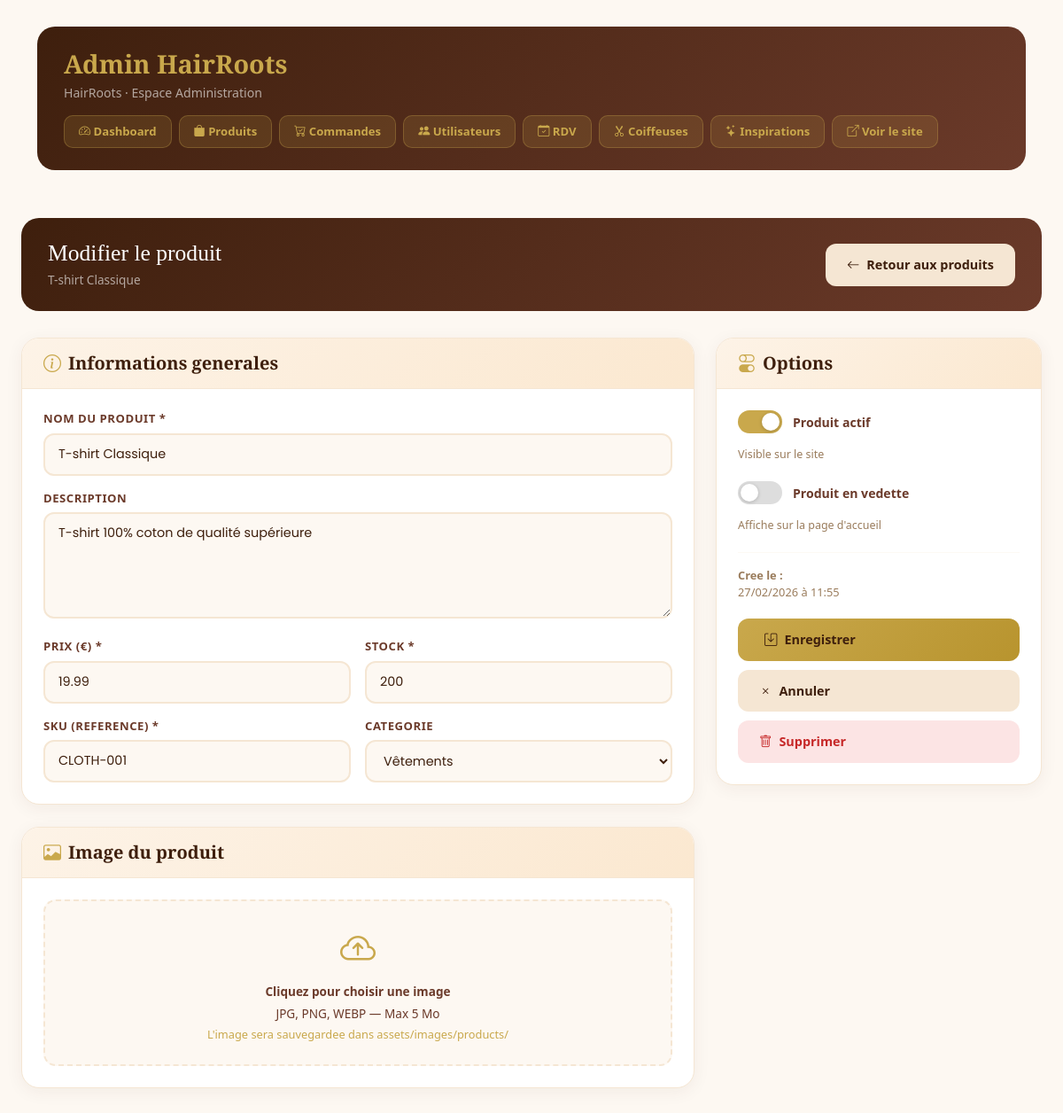
Screenshot of /admin/edit-products.php?id=3 (signed in) with the database file from the repository.
### tables this page shows
CREATE TABLE IF NOT EXISTS products (
    id INT AUTO_INCREMENT PRIMARY KEY,
    category_id INT,
    name VARCHAR(200) NOT NULL,
    slug VARCHAR(200) UNIQUE NOT NULL,
    description TEXT,
    price DECIMAL(10, 2) NOT NULL,
    stock INT DEFAULT 0,
    image VARCHAR(255),
    images TEXT,
    sku VARCHAR(50) UNIQUE,
    active BOOLEAN DEFAULT TRUE,
    featured BOOLEAN DEFAULT FALSE,
    created_at TIMESTAMP DEFAULT CURRENT_TIMESTAMP,
    updated_at TIMESTAMP DEFAULT CURRENT_TIMESTAMP ON UPDATE CURRENT_TIMESTAMP,
    FOREIGN KEY (category_id) REFERENCES categories(id) ON DELETE SET NULL,
    INDEX idx_slug (slug),
    INDEX idx_category (category_id),
    INDEX idx_active (active)
);

CREATE TABLE IF NOT EXISTS categories (
    id INT AUTO_INCREMENT PRIMARY KEY,
    name VARCHAR(100) NOT NULL,
    slug VARCHAR(100) UNIQUE NOT NULL,
    description TEXT,
    image VARCHAR(255),
    parent_id INT DEFAULT NULL,
    active BOOLEAN DEFAULT TRUE,
    created_at TIMESTAMP DEFAULT CURRENT_TIMESTAMP,
    FOREIGN KEY (parent_id) REFERENCES categories(id) ON DELETE SET NULL
);

### admin/edit-products.php (the view, shortened to what this page needs)
<?php
require_once '../config/database.php';
$product_id = isset($_GET['id']) ? (int)$_GET['id'] : 0;
$stmt = $pdo->prepare("SELECT * FROM products WHERE id = ?");
$stmt->execute([$product_id]);
$product = $stmt->fetch();
$stmt = $pdo->query("SELECT * FROM categories ORDER BY name");
$categories = $stmt->fetchAll();
include 'header_admin.php';
?>
<div class="container-fluid py-4 px-4">
    <div class="page-header">
        <div>
            <h1>Modifier le produit</h1>
            <p style="color:rgba(255,255,255,0.6);margin:4px 0 0;font-size:0.85rem"><?= htmlspecialchars($product['name']) ?></p>
        </div>
        <a href="products.php" class="btn-back">
            <i class="bi bi-arrow-left"></i> Retour aux produits
        </a>
    </div>
    <form method="POST" enctype="multipart/form-data">
        <div class="row g-4">
            <div class="col-lg-8">
                <div class="form-card">
                    <div class="form-card-header">
                        <h5><i class="bi bi-info-circle me-2" style="color:var(--gold)"></i>Informations generales</h5>
                    </div>
                    <div class="form-card-body">
                        <div class="row g-3">
                            <div class="col-12">
                                <label class="form-label-custom">Nom du produit *</label>
                                <input type="text" name="name" class="form-control-custom" required
                                    value="<?= htmlspecialchars($product['name']) ?>">
                            </div>
                            <div class="col-12">
                                <label class="form-label-custom">Description</label>
                                <textarea name="description" class="form-control-custom"><?= htmlspecialchars($product['description'] ?? '') ?></textarea>
                            </div>
                            <div class="col-md-6">
                                <label class="form-label-custom">Prix (€) *</label>
                                <input type="number" name="price" class="form-control-custom"
                                    step="0.01" min="0" required value="<?= $product['price'] ?>">
                            </div>
                            <div class="col-md-6">
                                <label class="form-label-custom">Stock *</label>
                                <input type="number" name="stock" class="form-control-custom"
                                    min="0" required value="<?= $product['stock'] ?>">
                            </div>
                            <div class="col-md-6">
                                <label class="form-label-custom">SKU (Reference) *</label>
                                <input type="text" name="sku" class="form-control-custom" required
                                    value="<?= htmlspecialchars($product['sku']) ?>">
                            </div>
                            <div class="col-md-6">
                                <label class="form-label-custom">Categorie</label>
                                <select name="category_id" class="form-control-custom">
                                    <?php foreach($categories as $cat): ?>
                                    <option value="<?= $cat['id'] ?>"
                                        <?= ($product['category_id'] == $cat['id']) ? 'selected' : '' ?>>
                                        <?= htmlspecialchars($cat['name']) ?>
                                    </option>
                                    <?php endforeach; ?>
                                </select>
                            </div>
                        </div>
                    </div>
                </div>
                <div class="form-card">
                    <div class="form-card-header">
                        <h5><i class="bi bi-image me-2" style="color:var(--gold)"></i>Image du produit</h5>
                    </div>
                    <div class="form-card-body">
                        <div class="upload-zone" onclick="document.getElementById('imageInput').click()">
                            <label>
                                <div class="upload-icon"><i class="bi bi-cloud-arrow-up"></i></div>
                                <p><strong>Cliquez pour choisir une image</strong></p>
                                <p style="margin-top:4px">JPG, PNG, WEBP — Max 5 Mo</p>
                                <p style="margin-top:4px;color:var(--gold);font-size:0.8rem">
                                    L'image sera sauvegardee dans assets/images/products/
                                </p>
                            </label>
                        </div>
                    </div>
                </div>
            </div>
            <div class="col-lg-4">
                <div class="form-card">
                    <div class="form-card-header">
                        <h5><i class="bi bi-toggles me-2" style="color:var(--gold)"></i>Options</h5>
                    </div>
                    <div class="form-card-body">
                        <div class="toggle-wrap">
                            <label for="active" class="toggle-label"></label>
                            <span style="font-size:0.88rem;color:var(--medium);font-weight:600">Produit actif</span>
                        </div>
                        <p style="color:#9a7c5c;font-size:0.78rem;margin-bottom:20px">Visible sur le site</p>
                        <div class="toggle-wrap">
                            <label for="featured" class="toggle-label"></label>
                            <span style="font-size:0.88rem;color:var(--medium);font-weight:600">Produit en vedette</span>
                        </div>
                        <p style="color:#9a7c5c;font-size:0.78rem;margin-bottom:20px">Affiche sur la page d'accueil</p>
                        <hr style="border-color:var(--light)">
                        <p style="color:#9a7c5c;font-size:0.8rem;margin-bottom:20px">
                            <strong>Cree le :</strong><br>
                            <?= date('d/m/Y à H:i', strtotime($product['created_at'])) ?>
                        </p>
                        <div style="display:flex;flex-direction:column;gap:10px">
                            <button type="submit" class="btn-save">
                                <i class="bi bi-save"></i> Enregistrer
                            </button>
                            <a href="products.php" class="btn-back">
                                <i class="bi bi-x"></i> Annuler
                            </a>
                            <a href="delete-products.php?id=<?= $product['id'] ?>"
                               class="btn-delete"
                               onclick="return confirm('Supprimer ce produit ?')">
                                <i class="bi bi-trash"></i> Supprimer
                            </a>
                        </div>
                    </div>
                </div>
            </div>
        </div>
    </form>
</div>
<?php include 'footer_admin.php'; ?>

### admin/edit-products.php (style rules this page uses)
:root { --gold: #C9A84C; --orange: #C1622F; --dark: #3E1F0D; --medium: #6B3A2A; --light: #F5E6D3; --cream: #FDF8F2; }
.page-header { background: linear-gradient(135deg, var(--dark), var(--medium)); border-radius: 20px; padding: 25px 30px; margin-bottom: 30px; display: flex; align-items: center; justify-content: space-between; flex-wrap: wrap; gap: 15px; }
.page-header h1 { font-family: 'Playfair Display', serif; color: #fff; font-size: 1.6rem; margin: 0; }
.form-card { background: #fff; border-radius: 20px; border: 1px solid var(--light); box-shadow: 0 4px 20px rgba(62,31,13,0.06); overflow: hidden; margin-bottom: 25px; }
.form-card-header { background: linear-gradient(135deg, #FDF3E7, #FBE8D0); padding: 16px 24px; border-bottom: 1px solid var(--light); }
.form-card-header h5 { font-family: 'Playfair Display', serif; color: var(--dark); font-weight: 700; margin: 0; }
.form-card-body { padding: 24px; }
.form-label-custom { font-weight: 700; font-size: 0.82rem; color: var(--medium); text-transform: uppercase; letter-spacing: 0.04em; margin-bottom: 6px; display: block; }
.form-control-custom { width: 100%; padding: 11px 15px; border: 2px solid var(--light); border-radius: 12px; background: var(--cream); font-size: 0.9rem; color: var(--dark); outline: none; transition: border-color 0.2s; font-family: 'Poppins', sans-serif; }
select.form-control-custom { cursor: pointer; }
textarea.form-control-custom { resize: vertical; min-height: 120px; }
.upload-zone { border: 2px dashed var(--light); border-radius: 14px; padding: 24px; text-align: center; background: var(--cream); cursor: pointer; transition: all 0.3s; }
.upload-zone label { cursor: pointer; display: block; }
.upload-zone .upload-icon { font-size: 2.5rem; color: var(--gold); margin-bottom: 8px; }
.upload-zone p { color: var(--medium); font-size: 0.85rem; margin: 0; }
.toggle-wrap { display: flex; align-items: center; gap: 12px; margin-bottom: 15px; }
.toggle-label { width: 50px; height: 26px; background: #ddd; border-radius: 13px; position: relative; cursor: pointer; transition: background 0.3s; }
.toggle-label::after { content: ''; position: absolute; width: 20px; height: 20px; border-radius: 50%; background: #fff; top: 3px; left: 3px; transition: left 0.3s; box-shadow: 0 1px 4px rgba(0,0,0,0.2); }
.toggle-input:checked + .toggle-label { background: var(--gold); }
.toggle-input:checked + .toggle-label::after { left: 27px; }
.btn-save { background: linear-gradient(135deg, var(--gold), #b8942e); color: var(--dark); border: none; border-radius: 12px; padding: 13px 30px; font-size: 0.9rem; font-weight: 700; display: inline-flex; align-items: center; gap: 8px; cursor: pointer; transition: all 0.3s; }
.btn-back { background: var(--light); color: var(--dark); border: none; border-radius: 12px; padding: 13px 24px; font-size: 0.9rem; font-weight: 700; text-decoration: none; display: inline-flex; align-items: center; gap: 8px; transition: all 0.3s; }
.btn-delete { background: #FCE4E4; color: #C62828; border: none; border-radius: 12px; padding: 13px 24px; font-size: 0.9rem; font-weight: 700; text-decoration: none; display: inline-flex; align-items: center; gap: 8px; transition: all 0.3s; cursor: pointer; }

### rows the page displays
products: name "T-shirt Classique", description "T-shirt 100% coton de qualité supérieure", price "19.99", stock "200", sku "CLOTH-001", category_id "Vêtements", created_at "27/02/2026 à 11:55"

### other values shown
$titres[$current_page] "Admin HairRoots"
